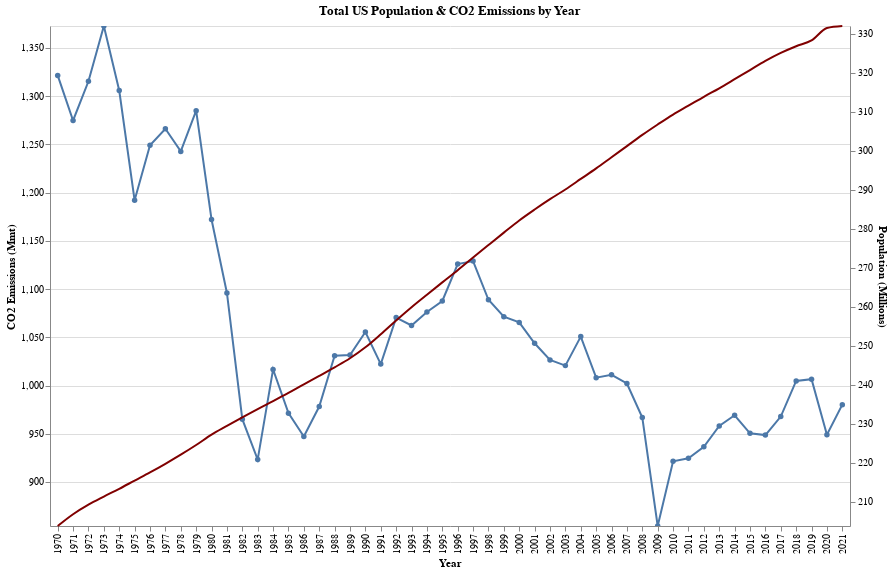

The cell this chart's notebook holds for it:
### Code cell
#make a layered plot of total US Population & CO2 Emissions by year using the emissions df
emissions_chart = alt.Chart(emissions, title="Total US Population & CO2 Emissions by Year").mark_line(point=True).encode(
    x=alt.X('Year', title='Year'),
    y=alt.Y('US Total', title='CO2 Emissions (Mmt)', scale=alt.Scale(domain=(emissions['US Total'].min(), emissions['US Total'].max()))),
    tooltip=['Year', 'US Total']
).properties(
    width=800,
    height=500
)

pop_chart = alt.Chart(population).mark_line(color='maroon', interpolate='monotone').encode(
    x=alt.X('Year', title='Year'),
    y=alt.Y('US Total', title='Population (Millions)', scale=alt.Scale(domain=(population['US Total'].min(), population['US Total'].max()))),
    tooltip=['Year', 'US Total']
).properties(
    width=800,
    height=500
)

alt.layer(emissions_chart, pop_chart).resolve_scale(y='independent').interactive()
